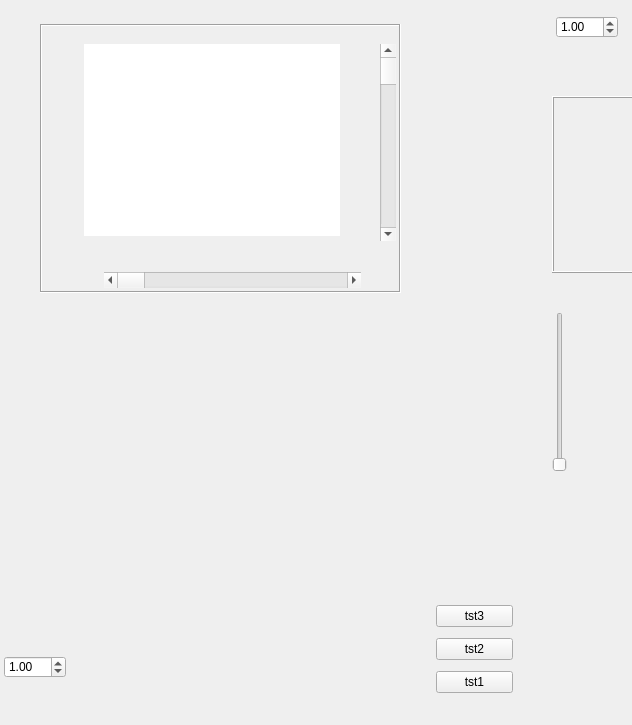
<?xml version="1.0" encoding="UTF-8"?>
<ui version="4.0">
 <class>MF_NGraph</class>
 <widget class="QWidget" name="MF_NGraph">
  <property name="geometry">
   <rect>
    <x>0</x>
    <y>0</y>
    <width>632</width>
    <height>725</height>
   </rect>
  </property>
  <property name="windowTitle">
   <string>Form</string>
  </property>
  <widget class="QWidget" name="layoutWidget">
   <property name="geometry">
    <rect>
     <x>436</x>
     <y>600</y>
     <width>77</width>
     <height>98</height>
    </rect>
   </property>
   <layout class="QVBoxLayout" name="verticalLayout">
    <item>
     <widget class="QPushButton" name="pb_Test3">
      <property name="text">
       <string>tst3</string>
      </property>
     </widget>
    </item>
    <item>
     <widget class="QPushButton" name="pb_Test2">
      <property name="text">
       <string>tst2</string>
      </property>
     </widget>
    </item>
    <item>
     <widget class="QPushButton" name="pb_Test">
      <property name="text">
       <string>tst1</string>
      </property>
     </widget>
    </item>
   </layout>
  </widget>
  <widget class="QDoubleSpinBox" name="sb_ScaleX">
   <property name="geometry">
    <rect>
     <x>4</x>
     <y>656</y>
     <width>62</width>
     <height>22</height>
    </rect>
   </property>
   <property name="minimum">
    <double>0.100000000000000</double>
   </property>
   <property name="maximum">
    <double>10.000000000000000</double>
   </property>
   <property name="singleStep">
    <double>0.200000000000000</double>
   </property>
   <property name="value">
    <double>1.000000000000000</double>
   </property>
  </widget>
  <widget class="QSlider" name="verticalSlider">
   <property name="geometry">
    <rect>
     <x>552</x>
     <y>312</y>
     <width>16</width>
     <height>160</height>
    </rect>
   </property>
   <property name="singleStep">
    <number>1</number>
   </property>
   <property name="orientation">
    <enum>Qt::Vertical</enum>
   </property>
  </widget>
  <widget class="QDoubleSpinBox" name="sb_ScaleY">
   <property name="geometry">
    <rect>
     <x>556</x>
     <y>16</y>
     <width>62</width>
     <height>22</height>
    </rect>
   </property>
   <property name="minimum">
    <double>0.100000000000000</double>
   </property>
   <property name="maximum">
    <double>10.000000000000000</double>
   </property>
   <property name="singleStep">
    <double>0.200000000000000</double>
   </property>
   <property name="value">
    <double>1.000000000000000</double>
   </property>
  </widget>
  <widget class="QToolButton" name="toolButton">
   <property name="geometry">
    <rect>
     <x>420</x>
     <y>748</y>
     <width>30</width>
     <height>25</height>
    </rect>
   </property>
   <property name="text">
    <string>...</string>
   </property>
  </widget>
  <widget class="QFrame" name="frame">
   <property name="geometry">
    <rect>
     <x>552</x>
     <y>96</y>
     <width>177</width>
     <height>177</height>
    </rect>
   </property>
   <property name="frameShape">
    <enum>QFrame::Box</enum>
   </property>
   <property name="frameShadow">
    <enum>QFrame::Raised</enum>
   </property>
  </widget>
  <widget class="QFrame" name="frame_gr">
   <property name="geometry">
    <rect>
     <x>40</x>
     <y>24</y>
     <width>361</width>
     <height>269</height>
    </rect>
   </property>
   <property name="frameShape">
    <enum>QFrame::Box</enum>
   </property>
   <property name="frameShadow">
    <enum>QFrame::Sunken</enum>
   </property>
   <property name="lineWidth">
    <number>1</number>
   </property>
   <widget class="QScrollBar" name="scr_h">
    <property name="geometry">
     <rect>
      <x>64</x>
      <y>248</y>
      <width>257</width>
      <height>16</height>
     </rect>
    </property>
    <property name="maximum">
     <number>100</number>
    </property>
    <property name="singleStep">
     <number>1</number>
    </property>
    <property name="pageStep">
     <number>1</number>
    </property>
    <property name="orientation">
     <enum>Qt::Horizontal</enum>
    </property>
   </widget>
   <widget class="QScrollBar" name="scr_v">
    <property name="geometry">
     <rect>
      <x>340</x>
      <y>20</y>
      <width>16</width>
      <height>197</height>
     </rect>
    </property>
    <property name="orientation">
     <enum>Qt::Vertical</enum>
    </property>
   </widget>
   <widget class="Gr_View" name="graphicsView">
    <property name="geometry">
     <rect>
      <x>44</x>
      <y>20</y>
      <width>256</width>
      <height>192</height>
     </rect>
    </property>
    <property name="frameShape">
     <enum>QFrame::NoFrame</enum>
    </property>
   </widget>
  </widget>
 </widget>
 <customwidgets>
  <customwidget>
   <class>Gr_View</class>
   <extends>QGraphicsView</extends>
   <header>gr_view.h</header>
  </customwidget>
 </customwidgets>
 <resources/>
 <connections>
  <connection>
   <sender>pb_Test</sender>
   <signal>clicked()</signal>
   <receiver>MF_NGraph</receiver>
   <slot>pb_Test_Clicked()</slot>
   <hints>
    <hint type="sourcelabel">
     <x>375</x>
     <y>344</y>
    </hint>
    <hint type="destinationlabel">
     <x>289</x>
     <y>320</y>
    </hint>
   </hints>
  </connection>
  <connection>
   <sender>pb_Test2</sender>
   <signal>clicked()</signal>
   <receiver>MF_NGraph</receiver>
   <slot>pb_Test2_Clicked()</slot>
   <hints>
    <hint type="sourcelabel">
     <x>431</x>
     <y>302</y>
    </hint>
    <hint type="destinationlabel">
     <x>240</x>
     <y>189</y>
    </hint>
   </hints>
  </connection>
  <connection>
   <sender>pb_Test3</sender>
   <signal>clicked()</signal>
   <receiver>MF_NGraph</receiver>
   <slot>pb_Test3_Clicked()</slot>
   <hints>
    <hint type="sourcelabel">
     <x>431</x>
     <y>262</y>
    </hint>
    <hint type="destinationlabel">
     <x>240</x>
     <y>189</y>
    </hint>
   </hints>
  </connection>
  <connection>
   <sender>sb_ScaleX</sender>
   <signal>valueChanged(double)</signal>
   <receiver>MF_NGraph</receiver>
   <slot>sb_ScaleX_Changed(double)</slot>
   <hints>
    <hint type="sourcelabel">
     <x>440</x>
     <y>20</y>
    </hint>
    <hint type="destinationlabel">
     <x>241</x>
     <y>351</y>
    </hint>
   </hints>
  </connection>
  <connection>
   <sender>sb_ScaleY</sender>
   <signal>valueChanged(double)</signal>
   <receiver>MF_NGraph</receiver>
   <slot>sb_ScaleY_Changed(double)</slot>
   <hints>
    <hint type="sourcelabel">
     <x>40</x>
     <y>350</y>
    </hint>
    <hint type="destinationlabel">
     <x>241</x>
     <y>351</y>
    </hint>
   </hints>
  </connection>
 </connections>
 <slots>
  <slot>pb_Test_Clicked()</slot>
  <slot>pb_Test2_Clicked()</slot>
  <slot>pb_Test3_Clicked()</slot>
  <slot>sb_ScaleX_Changed(double)</slot>
  <slot>sb_ScaleY_Changed(double)</slot>
 </slots>
</ui>
